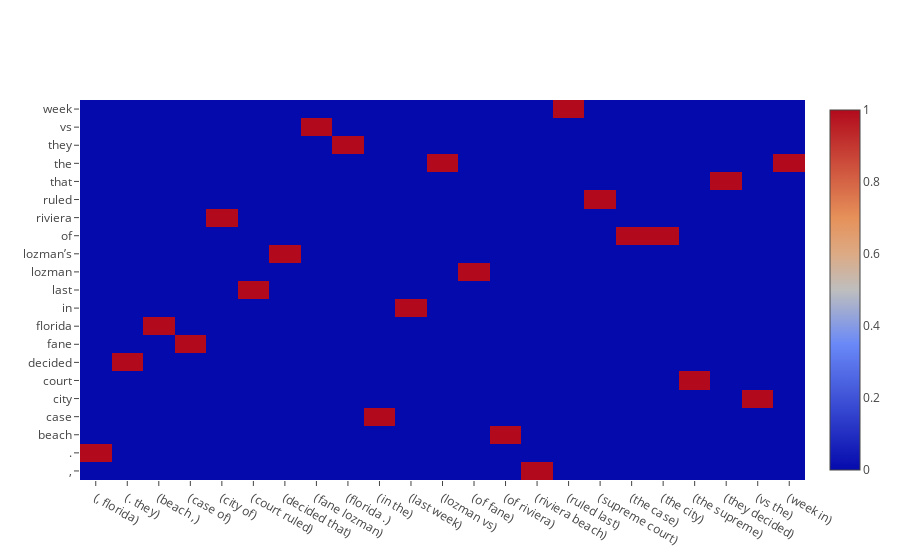

The cell this chart's notebook holds for it:
### Code cell
trace = go.Heatmap(z = mat1, x = df1.columns ,y = list(df1.index))
data = [trace]
plot.iplot(data)

### Figure 1 — Plotly figure (JSON) as saved in the notebook; plotly's stock layout.template omitted (floating-point values rounded to 4 significant figures; data arrays with more than 128 entries replaced by an {"elided": "..."} marker saying what was removed)
{"data": [{"type": "heatmap", "x": ["(, florida)", "(. they)", "(beach ,)", "(case of)", "(city of)", "(court ruled)", "(decided that)", "(fane lozman)", "(florida .)", "(in the)", "(last week)", "(lozman vs)", "(of fane)", "(of riviera)", "(riviera beach)", "(ruled last)", "(supreme court)", "(the case)", "(the city)", "(the supreme)", "(they decided)", "(vs the)", "(week in)"], "y": [",", ".", "beach", "case", "city", "court", "decided", "fane", "florida", "in", "last", "lozman", "lozman’s", "of", "riviera", "ruled", "that", "the", "they", "vs", "week"], "z": {"elided": "21x23 int values"}}], "layout": {}}
